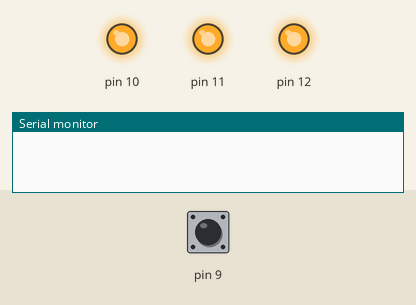
Recording of a sketch running on a simulated Arduino Mega 2560, built with avr-gcc and run on an emulated ATmega2560. Shown: output pins drawn as LEDs (lit = HIGH), the last lines printed to the serial monitor. The test bench sets the inputs (shaded band); at power-on: pin 9 HIGH.

Above: at 0.5 s.
At 2.7 s:
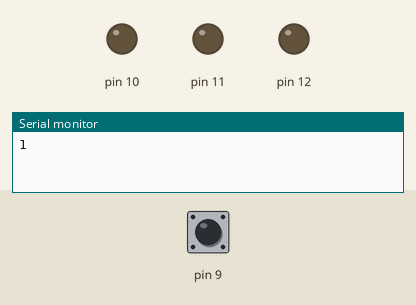
Timing chart, 0 to 3.5 s (numbered marks = the images above):
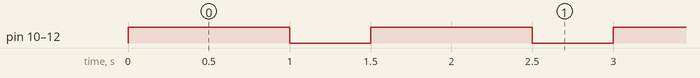

Measured:
- by itself, pin 10–12: alternates HIGH for 1.0 s and LOW for 0.50 s

The sketch:

testboard.ino.ino
```cpp
HardwareSerial *moduleSerial = &Serial1;

void setup() {
  // put your setup code here, to run once:
  Serial.begin(9600);

  moduleSerial->begin(115200);  // Verify your module's baud rate/home/marc-fortier/Arduino/libraries/AT-Command-Library-master/ATcommands.cpp
  //module.begin(*moduleSerial);

  pinMode(10, OUTPUT);
  pinMode(11, OUTPUT);
  pinMode(12, OUTPUT);
  pinMode(9, INPUT_PULLUP);
}

void loop() {
  // put your main code here, to run repeatedly:

  digitalWrite(10, 1);
  digitalWrite(11, 1);
  digitalWrite(12, 1);

  delay(1000);

  digitalWrite(10, 0);
  digitalWrite(11, 0);
  digitalWrite(12, 0);

  delay(500);

  Serial.println(digitalRead(9));
  moduleSerial->println("dude");
}
```
